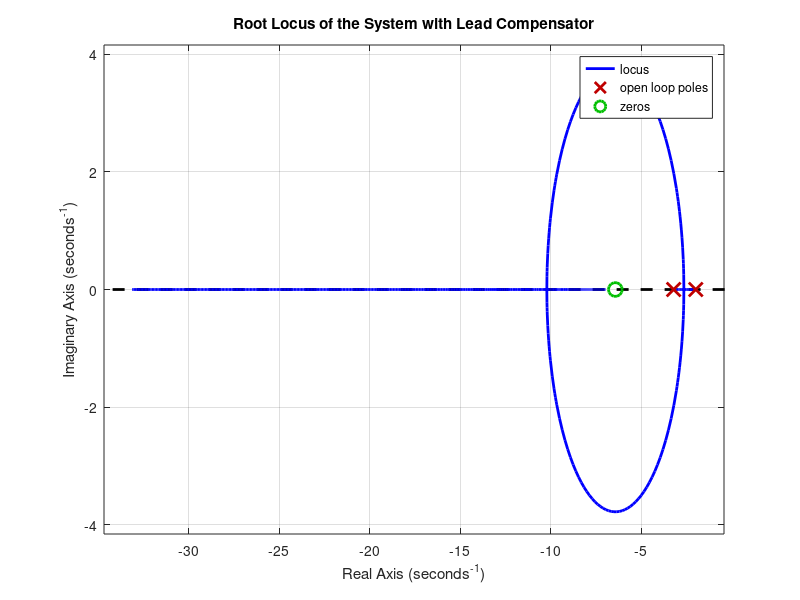

MATLAB code to generate this figure: (Note: this script raises an error after producing the figure.)
% System Parameters (Numeric Substitution)
A = 1;              % Cross-sectional area of the tank (m^2)
k_out = 2;          % Outflow constant (m/s)

% Transfer Function of the Open-Loop System
s = tf('s');
G = 1 / (A * s + k_out); % Open-loop transfer function

% Desired Performance Specifications
zeta = 0.69;        % Damping ratio for 5% overshoot
Ts = 0.90;          % Settling time (seconds)
omega_n = 4 / (zeta * Ts); % Natural frequency
disp(['Natural Frequency (omega_n): ', num2str(omega_n), ' rad/s']);

% Desired Pole Location
sigma = -zeta * omega_n; % Real part
omega_d = omega_n * sqrt(1 - zeta^2); % Imaginary part
desired_poles = [sigma + 1i * omega_d, sigma - 1i * omega_d];
disp(['Desired Poles: ', num2str(real(desired_poles)), ' ± j', num2str(imag(desired_poles))]);

% Lead Compensator Parameters
alpha = 2;          % Lead compensator alpha (greater than 1)
tau = 1 / omega_n;  % Time constant (approx.)

% Lead Compensator Transfer Function
C = (tau * s + 1) / (alpha * tau * s + 1);

% Open-Loop Transfer Function with Compensator
G_c = C * G;

% Root Locus Analysis
figure;
rlocus(G_c);   % Root locus plot of the open-loop transfer function with compensator

% Bolden root locus lines
h = findobj(gcf, 'Type', 'line');
for i = 1:length(h)
    set(h(i), 'LineWidth', 2); % Bolden root locus lines
end

% Title and labels
title('Root Locus of the System with Lead Compensator');
xlabel('Real Axis (seconds^{-1})');
ylabel('Imaginary Axis (seconds^{-1})');
grid on;

% Adjust grid and axes
ax = gca;
ax.GridLineStyle = '--';   % Dashed grid lines
ax.GridAlpha = 0.6;        % Slightly transparent grid lines
ax.XGrid = 'on';
ax.YGrid = 'on';
ax.LineWidth = 1.5;        % Bold grid lines
ax.XAxis.LineWidth = 2;    % Bold X-axis
ax.YAxis.LineWidth = 2;    % Bold Y-axis
ax.Box = 'on';
ax.XAxisLocation = 'origin'; % Place the X-axis at the origin
ax.YAxisLocation = 'origin'; % Place the Y-axis at the origin
grid on;

% Adjust K to place poles at desired locations
K = 7; % Adjust this value based on the root locus
T = feedback(K * G_c, 1); % Closed-loop transfer function

% Step Response Analysis
figure;
step(T);

% Bolden step response lines
h = findobj(gcf, 'Type', 'line');
for i = 1:length(h)
    set(h(i), 'LineWidth', 3); % Bolden step response lines
end

% Title and labels
title('Step Response of the Closed-Loop System');
xlabel('Time');
ylabel('Amplitude');
grid on;

% Adjust grid and axes for step response
ax = gca;
ax.GridLineStyle = '--';   % Dashed grid lines
ax.GridAlpha = 0.6;        % Slightly transparent grid lines
ax.XGrid = 'on';
ax.YGrid = 'on';
ax.LineWidth = 1.5;        % Bold grid lines
ax.XAxis.LineWidth = 2;    % Bold X-axis
ax.YAxis.LineWidth = 2;    % Bold Y-axis
ax.Box = 'on';
grid on;

% Performance Metrics
step_info = stepinfo(T);
disp('Step Response Performance:');
disp(['K = ', num2str(K)]);
disp(step_info);